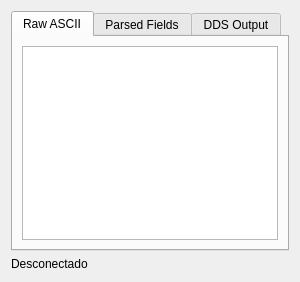
<?xml version="1.0" encoding="UTF-8"?>
<ui version="4.0">
 <class>ImuMonitorWidget</class>
 <widget class="QWidget" name="ImuMonitorWidget">
  <property name="windowTitle"><string>IMU DDS Monitor</string></property>
  <layout class="QVBoxLayout" name="main_layout">
   <item>
    <widget class="QTabWidget" name="tab_widget">
     <property name="currentIndex"><number>0</number></property>
     <widget class="QWidget" name="raw_tab">
      <attribute name="title"><string>Raw ASCII</string></attribute>
      <layout class="QVBoxLayout">
       <item>
        <widget class="QTextEdit" name="raw_text">
         <property name="readOnly"><bool>true</bool></property>
        </widget>
       </item>
      </layout>
     </widget>
     <widget class="QWidget" name="parsed_tab">
      <attribute name="title"><string>Parsed Fields</string></attribute>
      <layout class="QVBoxLayout">
       <item>
        <widget class="QTableWidget" name="parsed_table">
         <property name="columnCount"><number>2</number></property>
         <property name="rowCount"><number>11</number></property>
        </widget>
       </item>
      </layout>
     </widget>
     <widget class="QWidget" name="dds_tab">
      <attribute name="title"><string>DDS Output</string></attribute>
      <layout class="QVBoxLayout">
       <item>
        <widget class="QTableWidget" name="dds_table">
         <property name="columnCount"><number>2</number></property>
         <property name="rowCount"><number>12</number></property>
        </widget>
       </item>
      </layout>
     </widget>
    </widget>
   </item>
   <item>
    <widget class="QLabel" name="status_label">
     <property name="text"><string>Desconectado</string></property>
    </widget>
   </item>
  </layout>
 </widget>
</ui>
